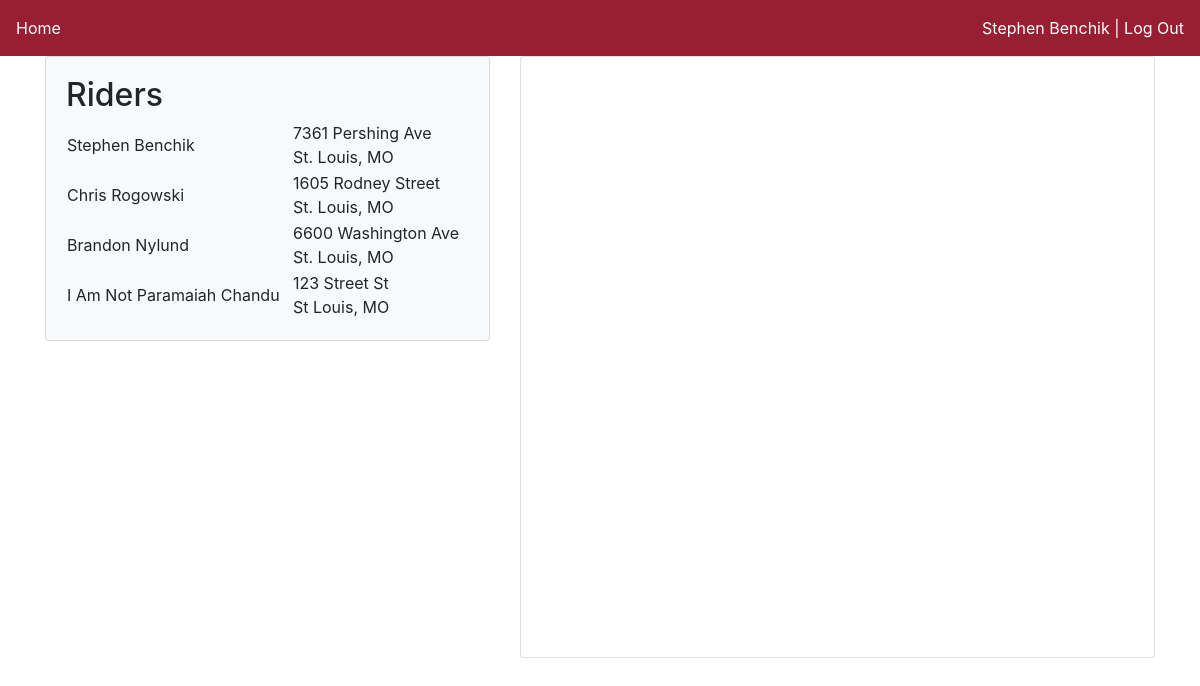
Screenshot of /map (signed in) with the database file from the repository.
### app/models.py (models this page shows, shortened)
class User(UserMixin, db.Model):
    first_name = db.Column(db.String(120), nullable=False)
    last_name = db.Column(db.String(120), nullable=False, index=True)
    gender = db.Column(db.String(20), nullable=False, index=True)
    email = db.Column(db.String(120), unique=True, primary_key=True)
    contact_number = db.Column(db.String(10))
    password_hash = db.Column(db.String(128))
    home_address = db.Column(db.String(120), index=True)
    home_city = db.Column(db.String(120), index=True)
    home_state = db.Column(db.String(2), index=True)
    work_address = db.Column(db.String(120), index=True)
    work_city = db.Column(db.String(120), index=True)
    work_state = db.Column(db.String(2), index=True)
    gender_preferred = db.Column(db.String(20), index=True)
    signup_status = db.Column(db.String(20), index=True)
    car = db.relationship('Car', uselist=False, backref='owner')
    status = db.relationship('Daily_status', uselist=False, backref='employee')

### app/routes.py (the view)
@app.route('/')
@app.route('/index')
@app.route('/map')
@login_required
def map():
    return render_template('mapView.html', users=User.query.all())

### app/models.py (called while the page is built)
@login.user_loader
def load_user(id):
    return User.query.get(id)

### app/templates/mapView.html (shortened to what this page needs)
<!DOCTYPE html>
<html>
<head>
	<link rel="stylesheet" type="text/css" href="css/mapStyles.css">
	<link rel="stylesheet" type="text/css" href="bootstrap/css/bootstrap.min.css">
</head>
<body>
	<nav class="navbar">
		<a href="#" class="navbar-text">Home</a>
		<span class="navbar-text">
			<a href="{{ url_for('edit_settings')}}">{{ current_user.first_name}} {{current_user.last_name}}</a> |
			<a href="{{ url_for('logout') }}"> Log Out</a>
		</span>
	</nav>
	<div class="container">
		<div class="row">
			<div class="col-5">
				<div class="card card-body bg-light">
						<h2>Riders</h2>
					<table class="table-borderless table-hover">
						<tbody>
							{% for user in users %}
							<TR>
								<td>
									{{ user.first_name}} {{ user.last_name }}
								</td>
								<td>
									{{user.home_address}}<br>{{user.home_city}}, {{user.home_state}}
								</td>
							</TR>
							{% endfor %}
						</tbody>
					</table>
				</div>
			</div>
			<div class="col">
				<div class="card card-light">
					<div id="googleMap"></div>
				</div>
			</div>
		</div>
	</div>
</body>
</html>

### app/static/css/mapStyles.css (style rules this page uses)
html, body { height: 100%; margin: 0; background: url('../img/traffic.png'); background-attachment: fixed; }
.navbar { padding: 10px; background-color: #981E32; }
.navbar .navbar-text { color: white; }
.navbar .navbar-text a { color:white !important; }
#googleMap { width: 100%; height: 37.5rem; float: right; }

### rows the page displays
User: first_name "Stephen", last_name "Benchik", home_address "7361 Pershing Ave", home_city "St. Louis", home_state "MO"
User: first_name "Chris", last_name "Rogowski", home_address "1605 Rodney Street", home_city "St. Louis", home_state "MO"
User: first_name "Brandon", last_name "Nylund", home_address "6600 Washington Ave", home_city "St. Louis", home_state "MO"
User: first_name "I Am Not Paramaiah", last_name "Chandu", home_address "123 Street St", home_city "St Louis", home_state "MO"
